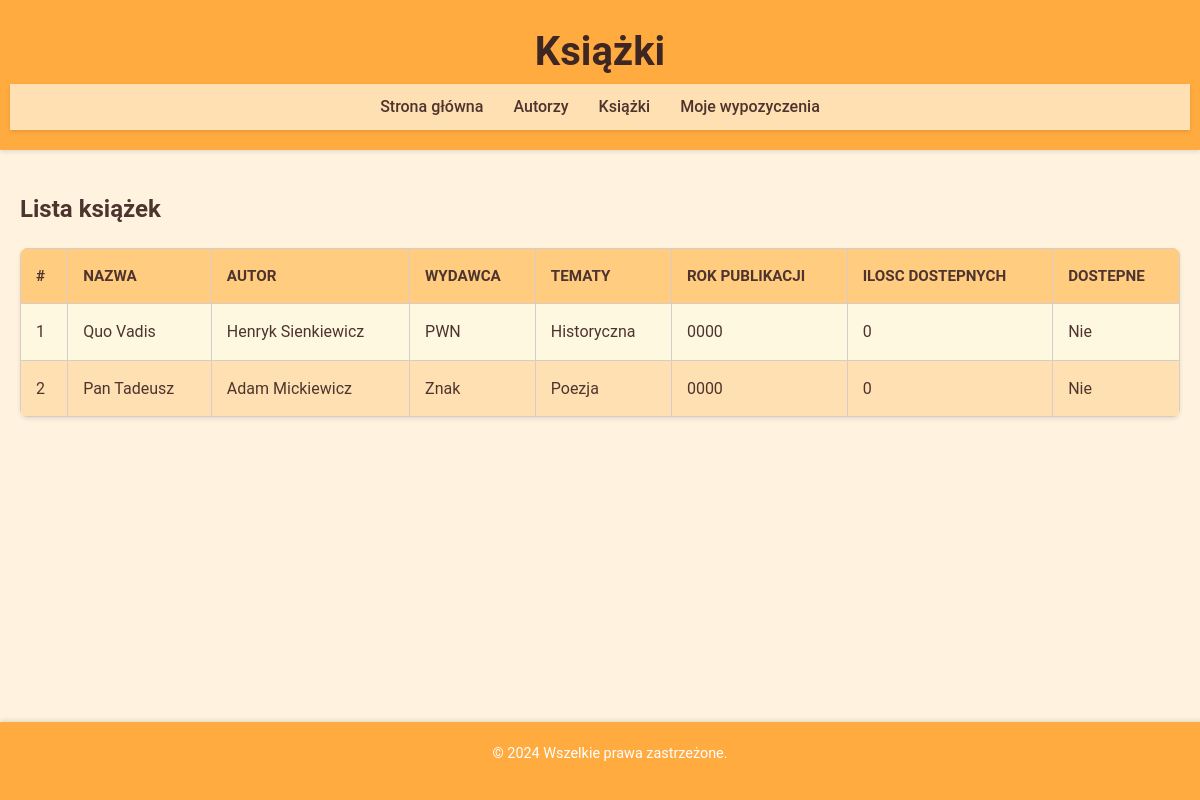
Page /User/ksiazki.php on the committed database.
### tables this page shows
CREATE TABLE ksiazka (
    id INT AUTO_INCREMENT PRIMARY KEY,
    tytul VARCHAR(200) NOT NULL,
    autor_id INT,
    wydawca_id INT,
    rok_wydania YEAR,
    tematyka_id INT,
    FOREIGN KEY (autor_id) REFERENCES autor(id),
    FOREIGN KEY (wydawca_id) REFERENCES wydawca(id),
    FOREIGN KEY (tematyka_id) REFERENCES tematyka(id)
);

CREATE TABLE wydawca (
    id INT AUTO_INCREMENT PRIMARY KEY,
    nazwa VARCHAR(100) NOT NULL
);

CREATE TABLE tematyka (
    id INT AUTO_INCREMENT PRIMARY KEY,
    nazwa VARCHAR(100) NOT NULL
);

### User/ksiazki.php (the view, shortened to what this page needs)
<?php include '../Main/baza.php'; ?>
<!DOCTYPE html>
<html lang="pl">
<head>
    <link rel="stylesheet" href="../Main/style.css">
</head>
<body>
    <header>
        <h1>Książki</h1>
        <?php include 'navigation.php'; ?>
    </header>
    <main>
        <h2>Lista książek</h2>
        <table>
    <thead>
        <tr>
            <th>#</th>
            <th>Nazwa</th>
            <th>Autor</th>
            <th>Wydawca</th>
            <th>Tematy</th>
            <th>Rok publikacji</th>
            <th>Ilosc dostepnych</th>
            <th>Dostepne</th>
        </tr>
    </thead>
    <tbody>
        <?php
        $result = $conn->query("SELECT k.id, k.tytul, CONCAT(a.imie, ' ', a.nazwisko) AS autor, w.nazwa AS wydawca, t.nazwa AS tematyka,
                                       k.rok_wydania, k.ilosc_dostepnych, k.dostepnosc
                                FROM ksiazka k
                                JOIN autor a ON k.autor_id = a.id
                                JOIN wydawca w ON k.wydawca_id = w.id
                                JOIN tematyka t ON k.tematyka_id = t.id");
        if ($result->num_rows > 0) {
            while ($row = $result->fetch_assoc()) {
                $dostepnosc = ($row['ilosc_dostepnych'] == 0) ? "Nie" : "Tak";
                echo "<tr>
                        <td>" . htmlspecialchars($row['id']) . "</td>
                        <td>" . htmlspecialchars($row['tytul']) . "</td>
                        <td>" . htmlspecialchars($row['autor']) . "</td>
                        <td>" . htmlspecialchars($row['wydawca']) . "</td>
                        <td>" . htmlspecialchars($row['tematyka']) . "</td>
                        <td>" . htmlspecialchars($row['rok_wydania']) . "</td>
                        <td>" . htmlspecialchars($row['ilosc_dostepnych']) . "</td>
                        <td>" . $dostepnosc . "</td>
                      </tr>";
            }
        } else {
            echo "<tr><td colspan='8'>Немає записів</td></tr>";
        }
        ?>
    </tbody>
</table>
    </main>
    <footer>
        <p>© 2024 Wszelkie prawa zastrzeżone.</p>
    </footer>
</body>
</html>

### Main/style.css (style rules this page uses)
body { font-family: 'Roboto', Arial, sans-serif; margin: 0; padding: 0; background-color: #fff3e0; color: #4e342e; line-height: 1.6; }
header { background-color: #ffab40; padding: 20px 10px; text-align: center; box-shadow: 0px 2px 4px rgba(0, 0, 0, 0.1); }
header h1 { margin: 0; font-size: 2.5rem; color: #3e2723; }
main { padding: 40px 20px; max-width: 1200px; margin: 0 auto; }
table { width: 100%; border-collapse: collapse; margin-top: 20px; box-shadow: 0px 2px 4px rgba(0, 0, 0, 0.1); overflow: hidden; border-radius: 8px; }
table th, table td { border: 1px solid #d7ccc8; padding: 15px; text-align: left; font-size: 1rem; color: #4e342e; }
table th { background-color: #ffcc80; text-transform: uppercase; font-size: 0.95rem; font-weight: bold; }
table tr:nth-child(odd) { background-color: #fff8e1; }
table tr:nth-child(even) { background-color: #ffe0b2; }
footer { background-color: #ffab40; text-align: center; padding: 20px 10px; position: fixed; bottom: 0; width: 100%; color: #fff; font-size: 0.9rem; box-shadow: 0px -2px 4px rgba(0, 0, 0, 0.1); }
h1, h2, h3, h4, p { margin: 0 0 15px 0; }

### rows in the picture
ksiazka: id "1", tytul "Quo Vadis", autor "Henryk Sienkiewicz", wydawca.nazwa "PWN", tematyka.nazwa "Historyczna", rok_wydania "0000", ilosc_dostepnych "0", ilosc_dostepnych "Nie"
ksiazka: id "2", tytul "Pan Tadeusz", autor "Adam Mickiewicz", wydawca.nazwa "Znak", tematyka.nazwa "Poezja", rok_wydania "0000", ilosc_dostepnych "0", ilosc_dostepnych "Nie"
